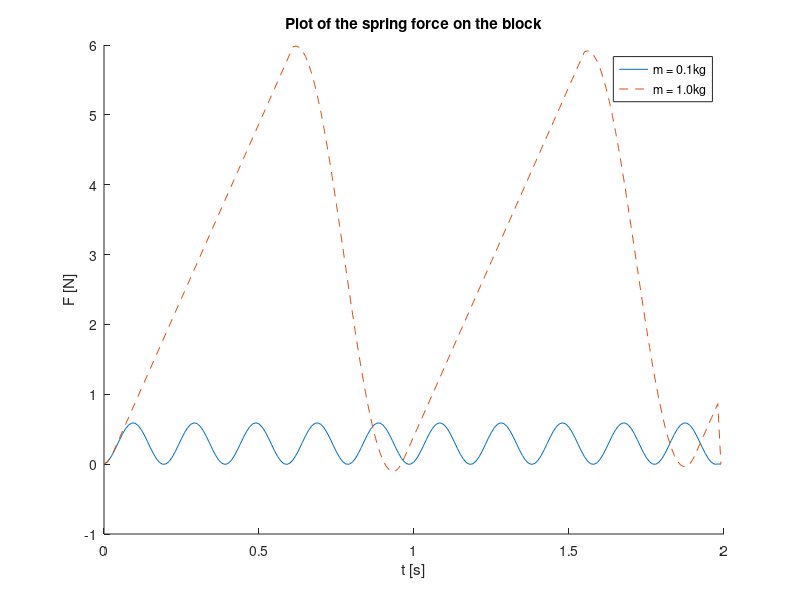

Recreate this plot in MATLAB.
k = 100;    % N/m
b = 0.1;    % m
g = 9.8;    % m/s^2
time = 2;   % s
dt = 0.01;  % s
u = 0.1;    % m/s
my_s = 0.6; 
my_d = 0.3;

n = ceil(time/dt);

v0 = 0.1;   % m/s
x0 = 0.0;   % m

t = zeros(n,1);
x = zeros(n,1);
v = zeros(n,1);
Fx = zeros(n,1);

v(1) = v0;
x(1) = x0;

for m = [0.1 1.0]
    
    if m == 0.1;
        line = '-';
    else
        line = '--';
    end
    
    for i = 1:n-1
        x_b = u*t(i) + x0 + b;
        N = m*g;
        Fx(i) = k*(x_b - x(i) - b);
        if v(i) == 0
            f = -Fx(i);
            if abs(f) > my_s*N
                F = Fx(i) - sign(f)*my_d*N;
            else
                F = 0;
            end
        else
            F = Fx(i) - sign(v(i))*my_d*N;
        end
        a = F/m;
        v(i+1) = v(i) + a*dt;
        if (v(i) ~= 0.0) && (sign(v(i+1))~=sign(v(i)))
            v(i+1) = 0.0;
        end
        x(i+1) = x(i) + v(i+1)*dt;
        t(i+1) = t(i) + dt;
    end
    
    hold on
    plot(t, Fx, line)
    xlabel('t [s]')
    ylabel('F [N]')
    title('Plot of the spring force on the block')
    hold off
    
end

legend('m = 0.1kg','m = 1.0kg')

